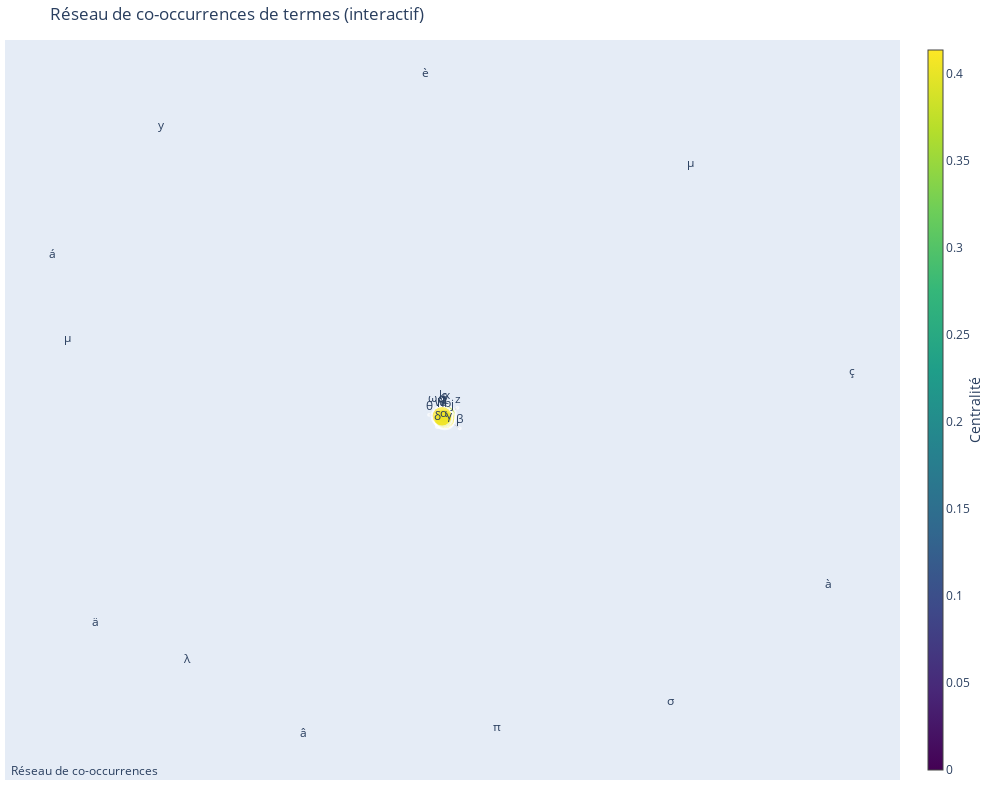

Source (notebook cell):
### Markdown cell above
## Visualisation des co-occurrences

### Code cell
# Visualisation des co-occurrences
cooc_viz = CooccurrenceVisualizer(df)
cooc_viz.build_cooccurrence_matrix(window_size=5, min_df=10, max_df=0.9, max_features=500)
cooc_viz.plot_collocations(n_collocations=30)
cooc_viz.plot_cooccurrence_network(n_edges=100)
cooc_network = cooc_viz.create_interactive_cooccurrence_network(n_nodes=30, n_edges=50)
cooc_network  # Pour afficher dans Jupyter

### Figure 1 — Plotly figure (JSON) as saved in the notebook; plotly's stock layout.template omitted (floating-point values rounded to 4 significant figures; data arrays with more than 128 entries replaced by an {"elided": "..."} marker saying what was removed)
{"data": [{"hoverinfo": "none", "line": {"color": "lightgray", "width": 1}, "mode": "lines", "type": "scatter", "x": {"elided": "150 float values"}, "y": {"elided": "150 float values"}}, {"hoverinfo": "text", "marker": {"color": [0, 0, 0, 0, 0, 0, 0, 0, 0, 0, 0, 0, 0.03448, 0.03448, 0.06897, 0.03448, 0.06897, 0.03448, 0.1379, 0.1034, 0.1034, 0.2069, 0.2069, 0.2759, 0.2414, 0.3793, 0.3103, 0.4138, 0.3793, 0.4138], "colorbar": {"thickness": 15, "title": {"side": "right", "text": "Centralité"}, "xanchor": "left"}, "colorscale": [[0, "#440154"], [0.1111, "#482878"], [0.2222, "#3e4989"], [0.3333, "#31688e"], [0.4444, "#26828e"], [0.5556, "#1f9e89"], [0.6667, "#35b779"], [0.7778, "#6ece58"], [0.8889, "#b5de2b"], [1, "#fde725"]], "line": {"width": 2}, "showscale": true, "size": [0, 0, 0, 0, 0, 0, 0, 0, 0, 0, 0, 0, 1.724, 1.724, 3.448, 1.724, 3.448, 1.724, 6.897, 5.172, 5.172, 10.34, 10.34, 13.79, 12.07, 18.97, 15.52, 20.69, 18.97, 20.69]}, "mode": "markers+text", "text": ["è", "ç", "ä", "á", "µ", "y", "à", "â", "μ", "π", "σ", "λ", "ω", "θ", "γ", "β", "δ", "z", "_", "j", "α", "w", "q", "b", "h", "x", "f", "v", "g", "k"], "textposition": "top center", "type": "scatter", "x": [-0.005637, 0.9434, -0.738, -0.8328, 0.583, -0.5914, 0.8915, -0.2751, -0.8007, 0.154, 0.5392, -0.5337, 0.01097, 0.003108, 0.04835, 0.07149, 0.02221, 0.06654, 0.04033, 0.05516, 0.03512, 0.02586, 0.03035, 0.04431, 0.02903, 0.04233, 0.03623, 0.03818, 0.03449, 0.03215], "y": [1, 0.1519, -0.5623, 0.4855, 0.7447, 0.8529, -0.4549, -0.8775, 0.2467, -0.8602, -0.7874, -0.6659, 0.07036, 0.04759, 0.01756, 0.0092, 0.01501, 0.06742, 0.06054, 0.04535, 0.02036, 0.04337, 0.05401, 0.03288, 0.03599, 0.04641, 0.04516, 0.03569, 0.03612, 0.04357]}], "layout": {"annotations": [{"showarrow": false, "text": "Réseau de co-occurrences", "x": 0.005, "xref": "paper", "y": -0.002, "yref": "paper"}], "height": 800, "hovermode": "closest", "margin": {"b": 20, "l": 5, "r": 5, "t": 40}, "showlegend": false, "title": {"text": "Réseau de co-occurrences de termes (interactif)"}, "width": 1000, "xaxis": {"showgrid": false, "showticklabels": false, "zeroline": false}, "yaxis": {"showgrid": false, "showticklabels": false, "zeroline": false}}}
